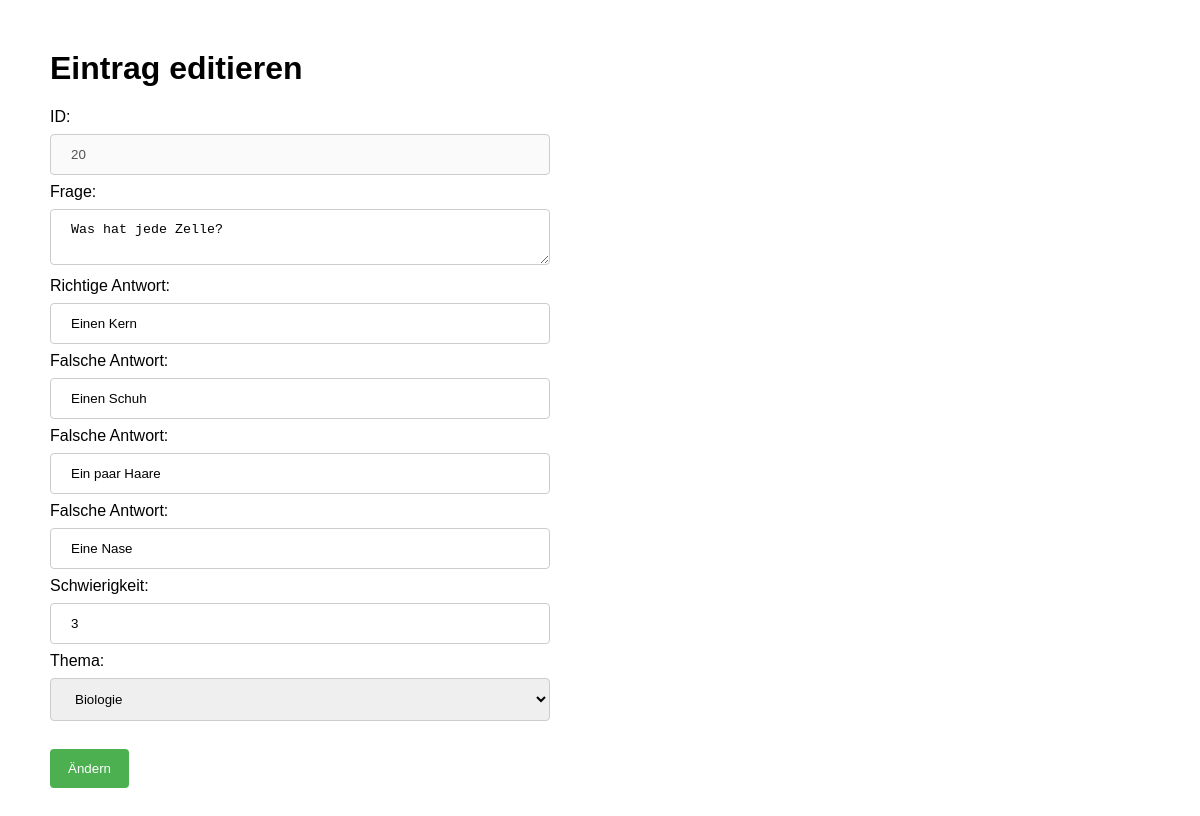
The page /editfrage.php?edit=20 on the database its author committed.
### tables this page shows
CREATE TABLE `fragen` (
  `id` int(11) NOT NULL,
  `frage` text NOT NULL,
  `antwort1` text NOT NULL,
  `antwort2` text NOT NULL,
  `antwort3` text NOT NULL,
  `antwort4` text NOT NULL,
  `schwer` int(11) NOT NULL,
  `thema` text NOT NULL
);

### config.php (called while the page is built, shortened)
<?php
$themen = array(
    "Sonstiges",
    "Chemie",
    "Biologie",
    "Physik",
    "Mathematik",
    "Informatik",
    "Technik"
);
?>

### editfrage.php (the view, shortened to what this page needs)
<!DOCTYPE html>
<html>
<head>
</head>
<body>
<h1>Eintrag editieren</h1>
<?php
include("config.php");
$pdo = new PDO("mysql:host=".$db_host.";dbname=".$db_name,$db_user,$db_pass);
$editquestion = $_GET["edit"] ?? 0;
try {
    $editId = intval($editquestion);
} catch (Exception $e) {
    $editId = 0;
}
$statement = $pdo->prepare("SELECT id, frage, antwort1, antwort2, antwort3, antwort4, schwer, thema FROM fragen WHERE id = ?");
$statement->execute(array($editId));
?>
<?php while ($row = $statement->fetch()) { ?>
    <form action='editfrage.php<?php echo "?edit=".$row['id']; ?>' method='post'>
        ID:<br>
        <input name='id' type="number" value="<?php echo $row['id'] ?>" disabled=true>
        <br>
        Frage:<br>
        <textarea name='frage'><?php echo $row['frage'] ?></textarea>
        <br>
        Richtige Antwort:<br>
        <input name='antwort1' type='text' value="<?php echo $row['antwort1'] ?>">
        <br>
        Falsche Antwort:<br>
        <input name='antwort2' type='text' value="<?php echo $row['antwort2'] ?>">
        <br>
        Falsche Antwort:<br>
        <input name='antwort3' type='text' value="<?php echo $row['antwort3'] ?>">
        <br>
        Falsche Antwort:<br>
        <input name='antwort4' type='text' value="<?php echo $row['antwort4'] ?>">
        <br>
        Schwierigkeit:<br>
        <input name='schwer' type='number' value="<?php echo $row['schwer'] ?>">
        <br>
        Thema:<br>
        <select name='thema' value="<?php  ?>">
<?php
foreach($themen as $thema) {
    echo "<option" . ($thema == $row['thema'] ? " selected=true>" : ">") . $thema . "</option>";
}
?>
        </select>
        <br><br>
        <button>Ändern</button>
    </form>
<?php
}
?>
</body>
</html>

### editfrage.php (style rules this page uses)
body { margin: 50px; font-family: "Arial"; }
input[type=text], input[type=number], select, textarea { width: 500px; padding: 12px 20px; margin: 8px 0; display: inline-block; border: 1px solid #ccc; border-radius: 4px; box-sizing: border-box; }
button { background-color: #4CAF50; color: white; padding: 12px 18px; margin: 2px 0; border: none; border-radius: 4px; cursor: pointer; }

### rows shown on the page
fragen: id "20", frage "Was hat jede Zelle?", antwort1 "Einen Kern", antwort2 "Einen Schuh", antwort3 "Ein paar Haare", antwort4 "Eine Nase", schwer "3", thema "Biologie"
